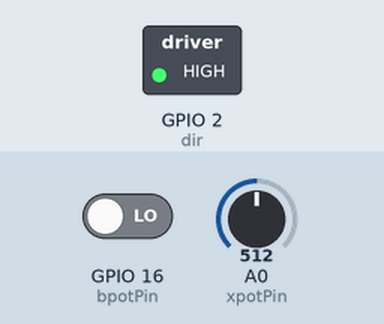
Recording of a sketch running on a simulated ESP8266 (NodeMCU). Shown: switched loads named in the sketch (green lamp = pin HIGH). The inputs (shaded band) are chosen by the test bench; at power-on: A0 (xpotPin) = 512, GPIO 16 (bpotPin) LOW. Pins used as bus, display or sensor lines are not drawn; what the sketch prints to the serial monitor is not drawn.

Above: at 2.2 s.
2.3 s: A0 (xpotPin) set to 793
3.8 s: A0 (xpotPin) set to 811
6.2 s: A0 (xpotPin) set to 837
At 7.4 s:
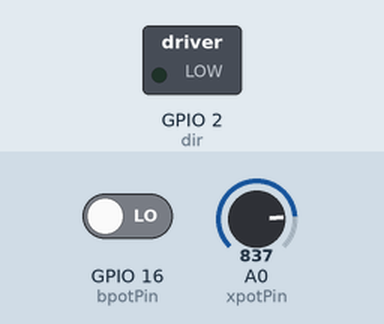
7.7 s: A0 (xpotPin) set to 800
At 10.6 s:
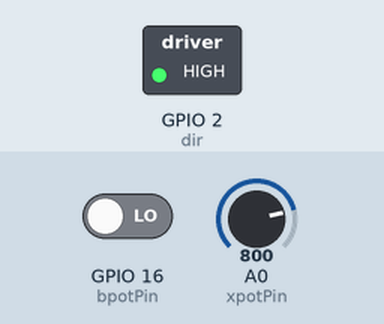
Timing chart, 0 to 11.7 s (numbered marks = the images above; inputs shaded):
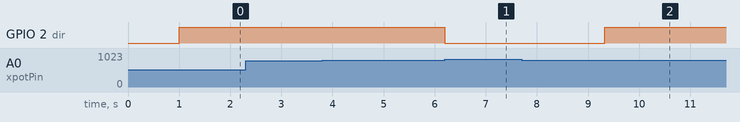

Measured:
- after the input at 2.3 s, every drawn part: stays the same
- after the input at 3.8 s, every drawn part: stays the same
- after the input at 6.2 s, GPIO 2 (dir): HIGH → LOW at once
- after the input at 7.7 s, GPIO 2 (dir): LOW → HIGH after 1.6 s

The sketch:

ESP_Joystick_Server.ino
```cpp
//-- Libraries Included --------------------------------------------------------------
  #include <ESP8266WiFi.h>

  // Authentication Variables
  char*       TKDssid;              // SERVER WIFI NAME
  char*       TKDpassword;          // SERVER PASSWORD
//------------------------------------------------------------------------------------
  #define     MAXSC     2           // MAXIMUM NUMBER OF CLIENTS
  WiFiServer  TKDServer(9001);      // THE SERVER AND THE PORT NUMBER
  WiFiClient  TKDClient[MAXSC];     // THE SERVER CLIENTS
//====================================================================================
//====================================================================================
int xpotPin = A0;
int bpotPin = 16;
int xval=0;       //Initialize a variable
int bval=0;
//====================================================================================

int i = 0;
int pos = 0;
int steps = 0;
const int stepping = 0;
const int dir = 2;
//======================================================================================
  void setup()
  {
    // Setting The Serial Port
    Serial.begin(115200);           // Computer Communication

  pinMode(xpotPin,INPUT);
  pinMode(bpotPin,INPUT);
  pinMode(stepping, OUTPUT);
  pinMode(dir, OUTPUT);

  Restart(pos); //Restart function that resets position back to pos 0.

    // Print Message Of I/O Setting Progress
    Serial.println();
    Serial.println("I/O Pins Modes Set .... Done");

    // Setting Up A Wifi Access Point
    SetWifi("TAKEONE", "");
  }

//====================================================================================

  void loop()
  {
  xval = analogRead(xpotPin);   //Read Values from the xpotPin
  bval = digitalRead(bpotPin);
  Serial.print("X=");            //Display "X="
  Serial.print(xval);
    IsClients2();
  if (xval >= 0 && xval <= 810)
  {
   //lcd.setCursor(0,1);
   Serial.print("UP");
   if (pos < 4)
   {
   Go_Forward(3100);
   pos++;
   }
   else
   {
   Go_Forward(0);
   }
  }


  else if (xval >= 827 && xval <= 1024)
  {
   //lcd.setCursor(0,1);
   Serial.print("DOWN");
    if (pos > 0)
    {
   Go_Backward(3100);
   pos--;
    }

    else {
    Go_Backward(0);  }
  }

  }

//====================================================================================

  void SetWifi(char* Name, char* Password)
  {
    // Stop Any Previous WIFI
    WiFi.disconnect();

    // Setting The Wifi Mode
    WiFi.mode(WIFI_AP_STA);
    Serial.println("WIFI Mode : AccessPoint Station");

    // Setting The Access Point
    TKDssid      = Name;
    TKDpassword  = Password;

    // Starting The Access Point
    WiFi.softAP(TKDssid, TKDpassword);
    Serial.println("WIFI < " + String(TKDssid) + " > ... Started");

    // Wait For Few Seconds
    delay(1000);

    // Getting Server IP
    IPAddress IP = WiFi.softAPIP();

    // Printing The Server IP Address
    Serial.print("AccessPoint IP : ");
    Serial.println(IP);

    // Starting Server
    TKDServer.begin();
    Serial.println("Server Started");
  }

//====================================================================================

  void IsClients()
  {
    if(TKDServer.hasClient())
    {
      WiFiClient TKDClient = TKDServer.available();

//if(digitalRead(LED0) == HIGH) digitalWrite(LED0, LOW);

  //    digitalWrite(LED1, HIGH);

      while(1)
      {

        //--[ Draft ] ---------------------------------------------------


        //---------------------------------------------------------------
        // If Clients Are Connected
        //---------------------------------------------------------------

        if(TKDClient.available())
        {
          // Here We Read The Message
          String Message = TKDClient.readStringUntil('\r');
          // Here We Print The Message On The Screen
          Serial.println(Message);
          // Here We Reply To The Client With A Message
          TKDClient.print("\nWe Got Your Message");
          TKDClient.flush();
        }

        //---------------------------------------------------------------
        // If Clients Are Disconnected
        //---------------------------------------------------------------

        if(!TKDClient || !TKDClient.connected())
        {
          // Here We Turn Off The LED To Indicated The Its Disconnectted
         // digitalWrite(LED1, LOW);
          // Here We Jump Out Of The While Loop
          break;
        }

        //----------------------------------------------------------------

      }

    }
    else
    {
      // This LED Blinks If No Clients Where Available
    //  digitalWrite(LED0, HIGH);
    //  delay(250);
     // digitalWrite(LED0, LOW);
     // delay(250);
    }
  }

//====================================================================================

  void IsClients2()
  {
    if (TKDServer.hasClient())
    {
      for(int i = 0; i < MAXSC; i++)
      {
        //find free/disconnected spot
        if (!TKDClient[i] || !TKDClient[i].connected())
        {
          if(TKDClient[i]) TKDClient[i].stop();
          TKDClient[i] = TKDServer.available();
          Serial.print("New Client : "); Serial.print(String(i+1) + " - ");
          continue;
        }
      }
      // no free / disconnected spot so reject
   //   digitalWrite(LED1, HIGH);
      WiFiClient TKDClient = TKDServer.available();
      TKDClient.stop();
    }

    //check clients for data -------------------------------------------------------

    for(int i = 0; i < MAXSC; i++)
    {
      if (TKDClient[i] && TKDClient[i].connected())
      {
        if(TKDClient[i].available())
        {
          // If Any Data Was Available We Read IT
          while(TKDClient[i].available())
          {
            // Read From Client
            Serial.println(TKDClient[i].readStringUntil('\n'));
            // Reply To Client
            TKDClient[i].println("<OK>");
          }
        }
      }
    }
  }

//====================================================================================

//====================================================================================
void Go_Forward (int steps)
{
digitalWrite(dir, HIGH); //Rotate stepper motor in clock wise direction //change to LOW when on slider

          for( i=1;i<=steps;i++){
          digitalWrite(stepping, HIGH);

          digitalWrite(stepping, LOW);
          delay(1);}
}

void Go_Backward(int steps)
{
digitalWrite(dir, LOW); //Rotate stepper motor in anti clock wise direction ////change to HIGH when on slider

          for( i=1;i<=steps;i++){
          digitalWrite(stepping, HIGH);

          digitalWrite(stepping, LOW);
          delay(1);}
}

void Restart (int pos)
{
  int currentPosition = pos;

  if (currentPosition == 0)
  {

  }

  else if (currentPosition == 1)
  {
    Go_Backward(3100);
    pos = 0;
  }

  else if (currentPosition == 2)
  {
    Go_Backward(6200);
    pos = 0;
  }

  else if (currentPosition == 3)
  {
    Go_Backward(9300);
    pos = 0;
  }

  else if (currentPosition == 4)
  {
    Go_Backward(12400);
    pos = 0;
  }

}
```
